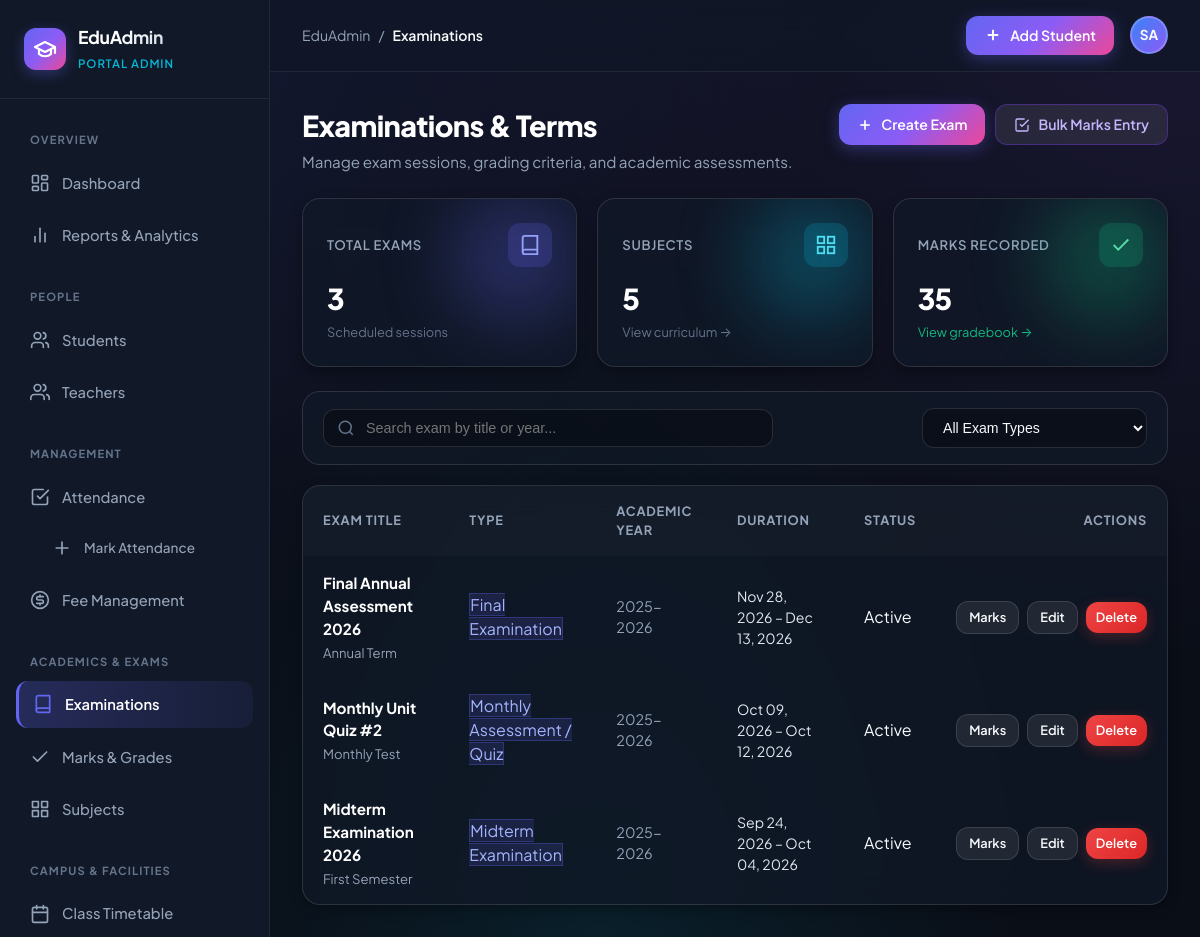
The app's page /exams/ with its own data.
### exams/models.py (models this page shows, shortened)
class Exam(models.Model):
    EXAM_TYPE_CHOICES = [
        ('midterm', 'Midterm Examination'),
        ('final', 'Final Examination'),
        ('quiz', 'Monthly Assessment / Quiz'),
        ('practical', 'Practical Lab Exam'),
        ('annual', 'Annual Board Exam'),
    ]
    name = models.CharField(max_length=150, verbose_name="Exam Name")
    exam_type = models.CharField(max_length=30, choices=EXAM_TYPE_CHOICES, default='midterm', verbose_name="Exam Type")
    academic_year = models.CharField(max_length=20, default="2025-2026", verbose_name="Academic Year")
    term = models.CharField(max_length=50, default="First Term", verbose_name="Term / Semester")
    start_date = models.DateField(verbose_name="Start Date")
    end_date = models.DateField(verbose_name="End Date")
    is_published = models.BooleanField(default=True, verbose_name="Published / Active")
    description = models.TextField(blank=True, verbose_name="Instructions / Details")
    created_at = models.DateTimeField(auto_now_add=True)
    class Meta:
        ordering = ['-start_date']
        verbose_name = "Exam"
        verbose_name_plural = "Exams"

### exams/views.py (the view)
# urls.py: path('', views.exam_list, name='exam_list'),
def exam_list(request):
    query = request.GET.get('q', '').strip()
    exam_type = request.GET.get('type', '').strip()
    exams = Exam.objects.all()
    if query:
        exams = exams.filter(Q(name__icontains=query) | Q(academic_year__icontains=query) | Q(term__icontains=query))
    if exam_type:
        exams = exams.filter(exam_type=exam_type)
    total_exams = Exam.objects.count()
    total_subjects = Subject.objects.count()
    total_marks_entered = Mark.objects.count()
    context = {
        'page_title': 'Examinations',
        'active_tab': 'exams',
        'exams': exams,
        'query': query,
        'type_filter': exam_type,
        'total_exams': total_exams,
        'total_subjects': total_subjects,
        'total_marks_entered': total_marks_entered,
        'exam_types': Exam.EXAM_TYPE_CHOICES,
    }
    return render(request, 'exams/exam_list.html', context)

### templates/exams/exam_list.html (shortened to what this page needs)
{% extends 'students/base.html' %}
{% block content %}
<div style="display:flex; justify-content:space-between; align-items:flex-start; margin-bottom:24px; flex-wrap:wrap; gap:16px;">
  <div>
    <h1 style="font-size:1.8rem; font-weight:800; color:#fff; letter-spacing:-0.02em;">Examinations &amp; Terms</h1>
    <p style="color:var(--text-muted); font-size:0.95rem; margin-top:4px;">Manage exam sessions, grading criteria, and academic assessments.</p>
  </div>
  <div style="display:flex; gap:10px; flex-wrap:wrap;">
    <a href="{% url 'exams:exam_add' %}" class="btn-primary" id="add-exam-btn">
      <svg width="16" height="16" viewBox="0 0 24 24" fill="none" stroke="currentColor" stroke-width="2.5"><line x1="12" x2="12" y1="5" y2="19"/><line x1="5" x2="19" y1="12" y2="12"/></svg>
      Create Exam
    </a>
    <a href="{% url 'exams:bulk_marks_entry' %}" class="btn-secondary" style="border-color:rgba(124,58,237,0.4); color:#c4b5fd;">
      <svg width="16" height="16" viewBox="0 0 24 24" fill="none" stroke="currentColor" stroke-width="2"><polyline points="9 11 12 14 22 4"/><path d="M21 12v7a2 2 0 0 1-2 2H5a2 2 0 0 1-2-2V5a2 2 0 0 1 2-2h11"/></svg>
      Bulk Marks Entry
    </a>
  </div>
</div>
<div class="stat-grid" style="grid-template-columns:repeat(auto-fit,minmax(200px,1fr)); margin-bottom:24px;">
  <div class="glass-card stat-card stat-card-primary">
    <div class="stat-header"><span class="stat-title">Total Exams</span>
      <div class="stat-icon"><svg width="22" height="22" viewBox="0 0 24 24" fill="none" stroke="currentColor" stroke-width="2"><path d="M4 19.5A2.5 2.5 0 0 1 6.5 17H20"/><path d="M6.5 2H20v20H6.5A2.5 2.5 0 0 1 4 19.5v-15A2.5 2.5 0 0 1 6.5 2z"/></svg></div>
    </div>
    <div class="stat-value" style="font-size:1.8rem;">{{ total_exams }}</div>
    <div class="stat-subtitle">Scheduled sessions</div>
  </div>
  <div class="glass-card stat-card stat-card-cyan">
    <div class="stat-header"><span class="stat-title">Subjects</span>
      <div class="stat-icon"><svg width="22" height="22" viewBox="0 0 24 24" fill="none" stroke="currentColor" stroke-width="2"><rect x="3" y="3" width="7" height="7"/><rect x="14" y="3" width="7" height="7"/><rect x="14" y="14" width="7" height="7"/><rect x="3" y="14" width="7" height="7"/></svg></div>
    </div>
    <div class="stat-value" style="font-size:1.8rem;">{{ total_subjects }}</div>
    <div class="stat-subtitle"><a href="{% url 'exams:subject_list' %}" style="color:var(--cyan); text-decoration:none;">View curriculum &rarr;</a></div>
  </div>
  <div class="glass-card stat-card stat-card-emerald">
    <div class="stat-header"><span class="stat-title">Marks Recorded</span>
      <div class="stat-icon"><svg width="22" height="22" viewBox="0 0 24 24" fill="none" stroke="currentColor" stroke-width="2"><polyline points="20 6 9 17 4 12"/></svg></div>
    </div>
    <div class="stat-value" style="font-size:1.8rem;">{{ total_marks_entered }}</div>
    <div class="stat-subtitle"><a href="{% url 'exams:marks_list' %}" style="color:var(--success); text-decoration:none;">View gradebook &rarr;</a></div>
  </div>
</div>
<form method="GET" class="filter-bar" style="margin-bottom:20px;">
  <div class="search-input-wrap">
    <svg viewBox="0 0 24 24" fill="none" stroke="currentColor" stroke-width="2"><circle cx="11" cy="11" r="8"/><line x1="21" y1="21" x2="16.65" y2="16.65"/></svg>
    <input type="text" name="q" value="{{ query }}" class="search-input" placeholder="Search exam by title or year..." autocomplete="off">
  </div>
  <div style="display:flex; gap:10px; flex-wrap:wrap; align-items:center;">
    <select name="type" class="filter-select" onchange="this.form.submit()">
      <option value="">All Exam Types</option>
    </select>
  </div>
</form>
<div class="glass-card" style="padding:0; overflow:hidden;">
  <div style="overflow-x:auto;">
    <table class="data-table" style="width:100%; border-collapse:collapse;">
      <thead>
        <tr style="border-bottom:1px solid var(--border-color); background:rgba(255,255,255,0.02);">
          <th style="padding:16px 20px; text-align:left; font-size:0.8rem; text-transform:uppercase; letter-spacing:0.06em; color:var(--text-muted);">Exam Title</th>
          <th style="padding:16px 20px; text-align:left; font-size:0.8rem; text-transform:uppercase; letter-spacing:0.06em; color:var(--text-muted);">Type</th>
          <th style="padding:16px 20px; text-align:left; font-size:0.8rem; text-transform:uppercase; letter-spacing:0.06em; color:var(--text-muted);">Academic Year</th>
          <th style="padding:16px 20px; text-align:left; font-size:0.8rem; text-transform:uppercase; letter-spacing:0.06em; color:var(--text-muted);">Duration</th>
          <th style="padding:16px 20px; text-align:left; font-size:0.8rem; text-transform:uppercase; letter-spacing:0.06em; color:var(--text-muted);">Status</th>
          <th style="padding:16px 20px; text-align:right; font-size:0.8rem; text-transform:uppercase; letter-spacing:0.06em; color:var(--text-muted);">Actions</th>
        </tr>
      </thead>
      <tbody>
        {% for exam in exams %}
        <tr style="border-bottom:1px solid var(--border-color); transition:background 0.15s ease;" onmouseover="this.style.background='rgba(255,255,255,0.03)'" onmouseout="this.style.background='transparent'">
          <td style="padding:16px 20px;">
            <div style="font-weight:700; color:#fff; font-size:0.95rem;">{{ exam.name }}</div>
            <div style="color:var(--text-muted); font-size:0.82rem; margin-top:2px;">{{ exam.term }}</div>
          </td>
          <td style="padding:16px 20px;">
            <span class="status-badge" style="background:rgba(99,102,241,0.15); color:#a5b4fc; border:1px solid rgba(99,102,241,0.3);">
              {{ exam.get_exam_type_display }}
            </span>
          </td>
          <td style="padding:16px 20px; color:var(--text-muted); font-size:0.9rem;">
            {{ exam.academic_year }}
          </td>
          <td style="padding:16px 20px; font-size:0.88rem; color:#e2e8f0;">
            {{ exam.start_date|date:"M d, Y" }} &ndash; {{ exam.end_date|date:"M d, Y" }}
          </td>
          <td style="padding:16px 20px;">
            {% if exam.is_published %}
              <span class="status-badge badge-active">Active</span>
            {% else %}
              <span class="status-badge" style="background:rgba(148,163,184,0.15); color:#cbd5e1; border:1px solid rgba(148,163,184,0.3);">Draft</span>
            {% endif %}
          </td>
          <td style="padding:16px 20px; text-align:right;">
            <div style="display:inline-flex; gap:8px; align-items:center;">
              <a href="{% url 'exams:marks_list' %}?exam={{ exam.id }}" class="btn-secondary" style="padding:6px 12px; font-size:0.8rem;" title="View Exam Marks">
                Marks
              </a>
              <a href="{% url 'exams:exam_edit' exam.pk %}" class="btn-secondary" style="padding:6px 12px; font-size:0.8rem;">
                Edit
              </a>
              <a href="{% url 'exams:exam_delete' exam.pk %}" class="btn-danger" style="padding:6px 10px; font-size:0.8rem;">
                Delete
              </a>
            </div>
          </td>
        </tr>
        {% endfor %}
      </tbody>
    </table>
  </div>
</div>
{% endblock %}

### records on screen
Exam: name "Final Annual Assessment 2026", term "Annual Term", exam_type "Final Examination", academic_year "2025-2026", start_date "Nov 28, 2026", end_date "Dec 13, 2026", is_published "Active"
Exam: name "Monthly Unit Quiz #2", term "Monthly Test", exam_type "Monthly Assessment / Quiz", academic_year "2025-2026", start_date "Oct 09, 2026", end_date "Oct 12, 2026", is_published "Active"
Exam: name "Midterm Examination 2026", term "First Semester", exam_type "Midterm Examination", academic_year "2025-2026", start_date "Sep 24, 2026", end_date "Oct 04, 2026", is_published "Active"

### other values on screen
{{ page_title|default:"Overview" }} "Examinations"
{{ total_exams }} "3"
{{ total_subjects }} "5"
{{ total_marks_entered }} "35"
